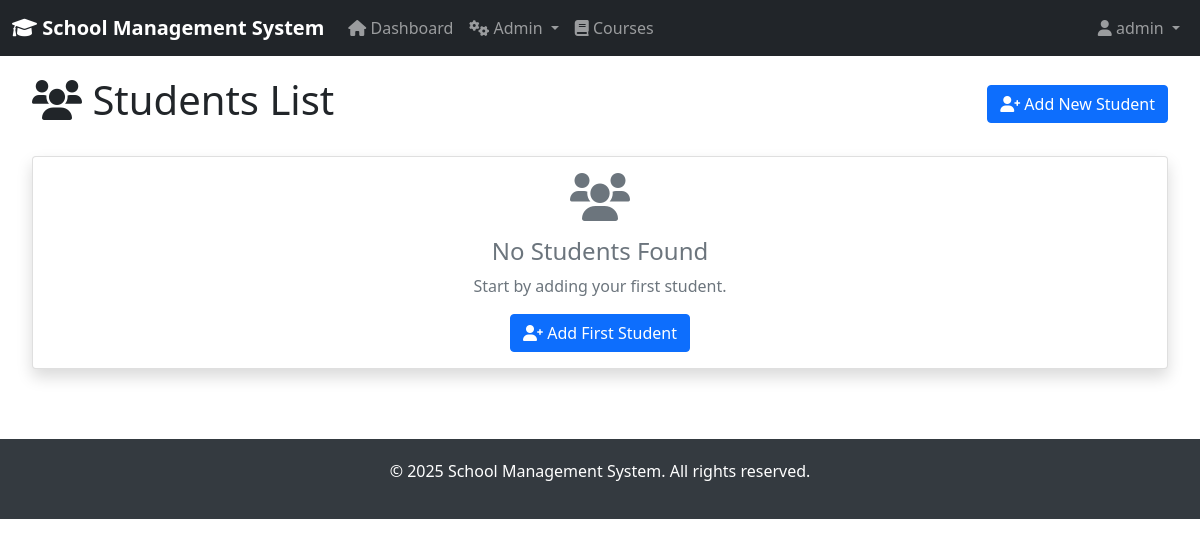
/students/ (signed in), run on an earlier commit of the app's database.
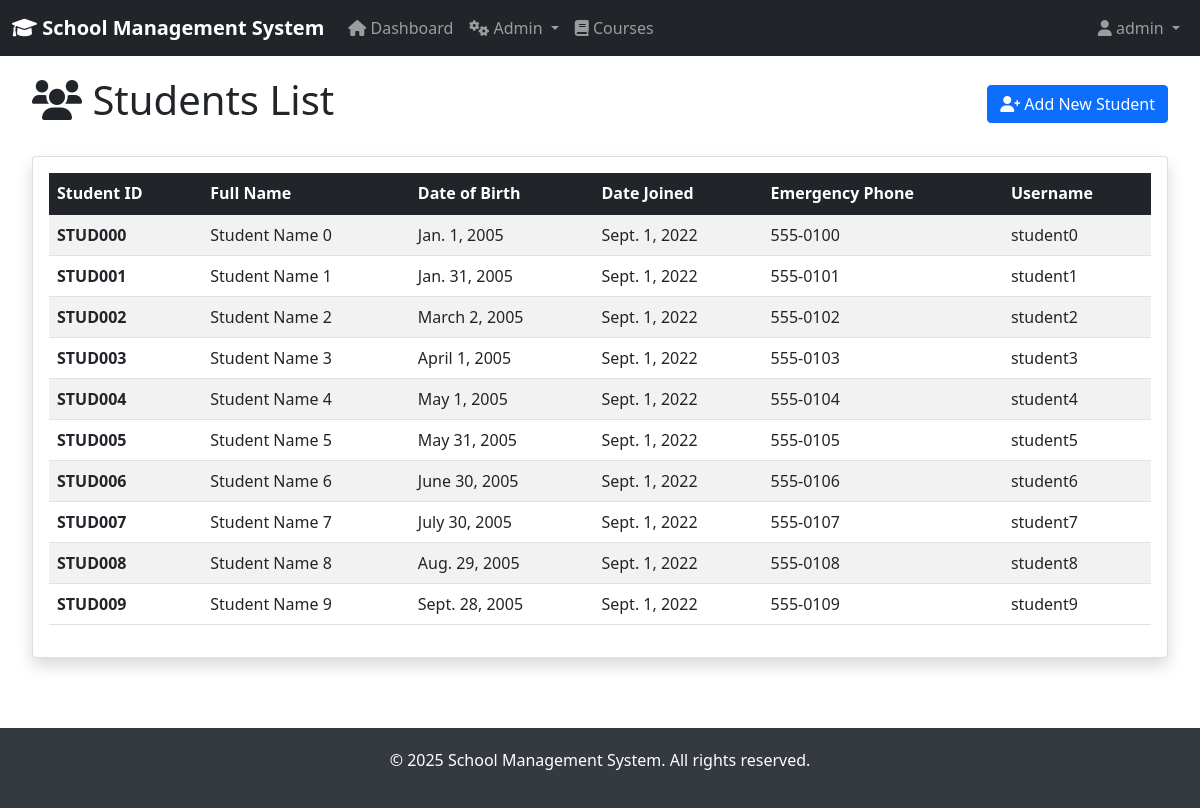
And on a later commit of the database.
### students/models.py (models this page shows, shortened)
class Student(models.Model):
    id = models.AutoField(primary_key=True)
    user = models.OneToOneField(User, on_delete=models.CASCADE)
    student_id = models.CharField(max_length=20, unique=True)
    full_name = models.CharField(max_length=100)
    date_of_birth = models.DateField()
    date_joined = models.DateField()
    emergency_phone = models.CharField(max_length=20)
    class Meta:
        ordering = ['student_id']

### students/views.py (the view)
# urls.py: path('', views.student_list, name='student_list'),
@login_required
def student_list(request):
    if not (request.user.is_superuser or
            (hasattr(request.user, 'userprofile') and request.user.userprofile.user_type == 'admin')):
        messages.error(request, 'Access denied. Admin privileges required.')
        return redirect('dashboard')
    students = Student.objects.all().order_by('student_id')
    paginator = Paginator(students, 10)
    page_number = request.GET.get('page')
    page_obj = paginator.get_page(page_number)
    return render(request, 'students/student_list.html', {'page_obj': page_obj})

### accounts/templatetags/auth_tags.py (called while the page is built)
@register.filter
def is_admin(user):
    if user.is_superuser:
        return True
    try:
        return user.userprofile.user_type == 'admin'
    except (AttributeError, UserProfile.DoesNotExist):
        return False

@register.filter
def is_student(user):
    try:
        return user.userprofile.user_type == 'student'
    except (AttributeError, UserProfile.DoesNotExist):
        return False

### templates/students/student_list.html (shortened to what this page needs)
{% extends 'base.html' %}
{% block content %}
<div class="row">
    <div class="col-12 d-flex justify-content-between align-items-center mb-4">
        <h1><i class="fas fa-users"></i> Students List</h1>
        <a href="{% url 'add_student' %}" class="btn btn-primary">
            <i class="fas fa-user-plus"></i> Add New Student
        </a>
    </div>
</div>
<div class="card shadow">
    <div class="card-body">
        {% if page_obj %}
            <div class="table-responsive">
                <table class="table table-striped table-hover">
                    <thead class="table-dark">
                        <tr>
                            <th>Student ID</th>
                            <th>Full Name</th>
                            <th>Date of Birth</th>
                            <th>Date Joined</th>
                            <th>Emergency Phone</th>
                            <th>Username</th>
                        </tr>
                    </thead>
                    <tbody>
                        {% for student in page_obj %}
                            <tr>
                                <td><strong>{{ student.student_id }}</strong></td>
                                <td>{{ student.full_name }}</td>
                                <td>{{ student.date_of_birth }}</td>
                                <td>{{ student.date_joined }}</td>
                                <td>{{ student.emergency_phone }}</td>
                                <td>{{ student.user.username }}</td>
                            </tr>
                        {% endfor %}
                    </tbody>
                </table>
            </div>
        {% else %}
            <div class="text-center">
                <i class="fas fa-users fa-3x text-muted mb-3"></i>
                <h4 class="text-muted">No Students Found</h4>
                <p class="text-muted">Start by adding your first student.</p>
                <a href="{% url 'add_student' %}" class="btn btn-primary">
                    <i class="fas fa-user-plus"></i> Add First Student
                </a>
            </div>
        {% endif %}
    </div>
</div>
{% endblock %}

What changed in the data, as far as the page shows it:
added Student: student_id "STUD000", full_name "Student Name 0", date_of_birth "Jan. 1, 2005", date_joined "Sept. 1, 2022", emergency_phone "555-0100", user.username "student0"
added Student: student_id "STUD001", full_name "Student Name 1", date_of_birth "Jan. 31, 2005", date_joined "Sept. 1, 2022", emergency_phone "555-0101", user.username "student1"
added Student: student_id "STUD002", full_name "Student Name 2", date_of_birth "March 2, 2005", date_joined "Sept. 1, 2022", emergency_phone "555-0102", user.username "student2"
added Student: student_id "STUD003", full_name "Student Name 3", date_of_birth "April 1, 2005", date_joined "Sept. 1, 2022", emergency_phone "555-0103", user.username "student3"
added Student: student_id "STUD004", full_name "Student Name 4", date_of_birth "May 1, 2005", date_joined "Sept. 1, 2022", emergency_phone "555-0104", user.username "student4"
added Student: student_id "STUD005", full_name "Student Name 5", date_of_birth "May 31, 2005", date_joined "Sept. 1, 2022", emergency_phone "555-0105", user.username "student5"
added Student: student_id "STUD006", full_name "Student Name 6", date_of_birth "June 30, 2005", date_joined "Sept. 1, 2022", emergency_phone "555-0106", user.username "student6"
added Student: student_id "STUD007", full_name "Student Name 7", date_of_birth "July 30, 2005", date_joined "Sept. 1, 2022", emergency_phone "555-0107", user.username "student7"
added Student: student_id "STUD008", full_name "Student Name 8", date_of_birth "Aug. 29, 2005", date_joined "Sept. 1, 2022", emergency_phone "555-0108", user.username "student8"
added Student: student_id "STUD009", full_name "Student Name 9", date_of_birth "Sept. 28, 2005", date_joined "Sept. 1, 2022", emergency_phone "555-0109", user.username "student9"
Also different on the page:
text no longer shown: "No Students Found Start by adding your first student. Add First Student"
text now shown: "Student ID Full Name Date of Birth Date Joined Emergency Phone Username"
